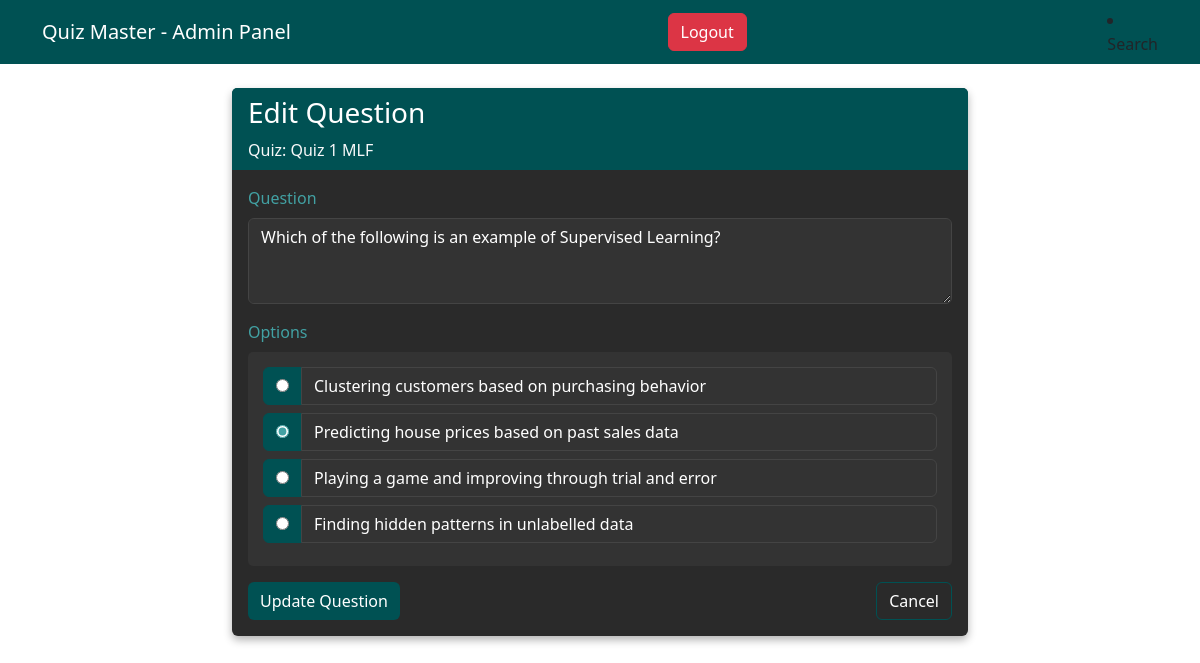
Page /admin_dashboard/questions/edit/1/1 (signed in) on the committed database.
### model.py (models this page shows, shortened)
class Quiz(db.Model):
    id=db.Column(db.Integer,primary_key=True)
    name=db.Column(db.String(100), nullable=False)
    chapter_id=db.Column(db.Integer,db.ForeignKey('chapter.id'),nullable=False)
    quiz_date=db.Column(db.DateTime,default=datetime.utcnow)
    time_duration=db.Column(db.String(5)) # HH:MM format
    start_time = db.Column(db.DateTime, nullable=False)
    end_time = db.Column(db.DateTime, nullable=False)
    remarks=db.Column(db.Text)
    chapter=db.relationship('Chapter', backref=db.backref('quizzes',lazy=True))

class Question(db.Model):
    id=db.Column(db.Integer,primary_key=True)
    quiz_id=db.Column(db.Integer,db.ForeignKey('quiz.id'),nullable=False)
    quiz_question=db.Column(db.Text,nullable=False)
    option1=db.Column(db.String(200),nullable=False)
    option2=db.Column(db.String(200),nullable=False)
    option3=db.Column(db.String(200),nullable=False)
    option4=db.Column(db.String(200),nullable=False)
    correct_choice=db.Column(db.Integer,nullable=False)
    quiz = db.relationship('Quiz',backref=db.backref('questions',lazy=True))

### app.py (the view, shortened to what this page needs)
@app.route('/admin_dashboard/questions/edit/<int:question_id>/<int:quiz_id>', methods=['GET', 'POST'])
@login_required
def edit_question(question_id, quiz_id):
    if not current_user.is_admin():
        flash("You are not authorized to access this page", 'danger')
        return redirect(url_for('user_dashboard'))
    question = Question.query.get_or_404(question_id)
    quiz = Quiz.query.get_or_404(quiz_id)
    return render_template('edit_question.html', question=question, quiz=quiz)

### app.py (called while the page is built)
@login_manager.user_loader
def load_user(user_id):
    return User.query.get(int(user_id))

### model.py (called while the page is built)
    def is_admin(self):
        return self.role == 'admin'

### templates/edit_question.html (shortened to what this page needs)
{% extends 'base.html' %}
{% block body %}
<div class="container mt-4">
    <div class="row justify-content-center">
        <div class="col-md-8">
            <div class="card">
                <div class="card-header">
                    <h3 class="card-title">Edit Question</h3>
                    <p class="mb-0 text-light">Quiz: {{ quiz.name }}</p>
                </div>
                <div class="card-body">
                    <form method="POST">
                        <div class="mb-3">
                            <label for="quiz_question" class="form-label">Question</label>
                            <textarea class="form-control"
                                      id="quiz_question"
                                      name="quiz_question"
                                      rows="3"
                                      required>{{ question.quiz_question }}</textarea>
                        </div>
                        <div class="mb-3">
                            <label class="form-label">Options</label>
                            <div class="option-group">
                                <div class="input-group mb-2">
                                    <div class="input-group-text">
                                        <input type="radio"
                                               name="correct_choice"
                                               value="1"
                                               required>
                                    </div>
                                    <input type="text"
                                           class="form-control"
                                           name="option1"
                                           value="{{ question.option1 }}"
                                           placeholder="Option 1"
                                           required>
                                </div>
                                <div class="input-group mb-2">
                                    <div class="input-group-text">
                                        <input type="radio"
                                               name="correct_choice"
                                               value="2"
                                               {% if question.correct_choice == 2 %}checked{% endif %}>
                                    </div>
                                    <input type="text"
                                           class="form-control"
                                           name="option2"
                                           value="{{ question.option2 }}"
                                           placeholder="Option 2"
                                           required>
                                </div>
                                <div class="input-group mb-2">
                                    <div class="input-group-text">
                                        <input type="radio"
                                               name="correct_choice"
                                               value="3"
                                               {% if question.correct_choice == 3 %}checked{% endif %}>
                                    </div>
                                    <input type="text"
                                           class="form-control"
                                           name="option3"
                                           value="{{ question.option3 }}"
                                           placeholder="Option 3"
                                           required>
                                </div>
                                <div class="input-group mb-2">
                                    <div class="input-group-text">
                                        <input type="radio"
                                               name="correct_choice"
                                               value="4"
                                               {% if question.correct_choice == 4 %}checked{% endif %}>
                                    </div>
                                    <input type="text"
                                           class="form-control"
                                           name="option4"
                                           value="{{ question.option4 }}"
                                           placeholder="Option 4"
                                           required>
                                </div>
                            </div>
                        </div>
                        <div class="d-flex justify-content-between">
                            <button type="submit" class="btn btn-primary">Update Question</button>
                            <a href="{{ url_for('manage_questions', quiz_id=quiz.id) }}" class="btn btn-secondary">Cancel</a>
                        </div>
                    </form>
                </div>
            </div>
        </div>
    </div>
</div>
{% endblock body %}

### templates/edit_question.html (style rules this page uses)
.card { background-color: #2A2A2A; border: none; box-shadow: 0 4px 8px rgba(0,0,0,0.3); }
.card-header { background-color: #005153; color: white; border-bottom: none; }
.card-body { color: #fff; }
.form-label { color: #42A1A3; }
.form-control { background-color: #333; border: 1px solid #444; color: white; }
.input-group-text { background-color: #005153; border-color: #005153; color: white; }
.input-group-text input[type="radio"] { accent-color: #42A1A3; }
.btn-primary { background-color: #005153; border: none; }
.btn-secondary { background-color: #2A2A2A; border: 1px solid #005153; }
.option-group { background-color: #333; padding: 15px; border-radius: 5px; }

### rows in the picture
Quiz: name "Quiz 1 MLF"
Question: quiz_question "Which of the following is an example of Supervised Learning?", option1 "Clustering customers based on purchasing behavior", correct_choice "☑", option2 "Predicting house prices based on past sales data", option3 "Playing a game and improving through trial and error", option4 "Finding hidden patterns in unlabelled data"
